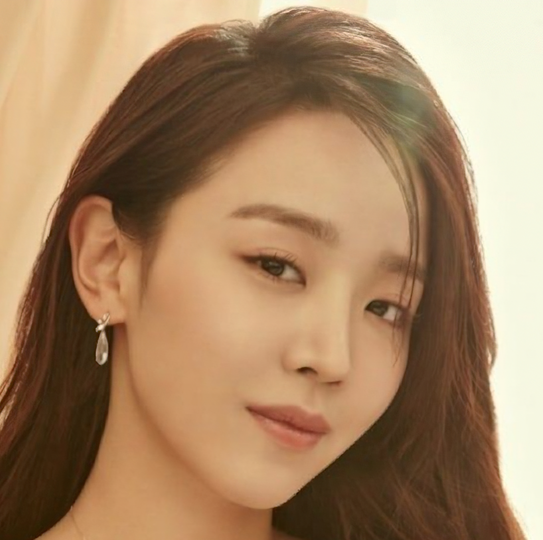
#> input picture misc/hyesun.png, 543 x 540 px
$ jupyter execute --allow-errors demo_2.ipynb
#> lines starting #> are read from the running program, lines starting #| are printed output that depends on the picture
### src/core/utils/utils.py
# Write Python code here
# import the necessary packages
import cv2
import numpy as np

from PIL import Image


"""-------------------------------------------------------------------------------
Helper Classes
-------------------------------------------------------------------------------"""

class MouseSelector():
    """
    Helper class that takes an image and spits back out a set of bounding box coordinates
    as drawn by the user with a mouse.
    """
    # [60 lines left out: functions __init__, _shape_selection, select, not called in this run]


"""-------------------------------------------------------------------------------
Helper Functions
-------------------------------------------------------------------------------"""

def pil_to_cv2(img):
    """
    Converts PIL image to cv2 image
    """

    img_ = np.array(img)
    img_ = img_[:,:,::-1]

    return img_


# [9 lines left out: function cv2_to_pil, not called in this run]

### src/core/facetrack.py
### Import modules
from .base import BaseClass
from .base_libs.BlazeFace.blazeface import BlazeFace

import numpy as np
import os, json, cv2, torch
import matplotlib.pyplot as plt
import matplotlib.patches as patches


class FaceTracker(BaseClass):


    def __init__(self, name='BlazeFace', device="cpu"):
        super().__init__(name)

        #Check for weight files first
        self.weight1 = "src/core/base_libs/BlazeFace/blazeface.pth"
        self.weight2 = "FDK/src/core/base_libs/BlazeFace/blazeface.pth"
        self.weight = self.weight1 if os.path.isfile(self.weight1) else self.weight2
        self.anchor = self.weight.split("/")[:-1]
        self.anchor.append("anchors.npy")
        self.anchor = '/'.join(self.anchor)

        if not os.path.isfile(self.weight):
            raise Exception("Warning! Missing weight file for model. Download it at https://drive.google.com/drive/folders/1HzUseRlhoYluTOEnS3oRpoFJ_gxXeubV?usp=sharing")

        #Init name and metadata
        self.name = name
        # self.device = 'gpu' if torch.cuda.is_available() else 'cpu'
        self.device = device.lower()

        #Create net
        self.predictor = BlazeFace().to(self.device)
        self.predictor.load_weights(self.weight)
        self.predictor.load_anchors(self.anchor)

        #Optionally change the thresholds:
        self.predictor.min_score_thresh = 0.75
        self.predictor.min_suppression_threshold = 0.3

        #Temp message
        print("Works only on image size of 128x128. For larger images, perform rescaling input and output.")


    # [69 lines left out: functions predict, visualize, not called in this run]


### demo_2.ipynb
## Hello!
Welcome to Demo-2, the following notebook will be showing you what you can do with 1stDayKit's multifarious ML-vision tools! Specifically, we will be looking at the following 1stDayKit submodules:
* FaceTracker (based on BlazeFace)
* ObjectTracker (based on DaSiamRPN)

Have fun!

________________

### 0. Importing Packages & Dependencies

[cell 1]
#Import libs
from src.core.facetrack import FaceTracker
from src.core.utils import utils

from PIL import Image

import os
import matplotlib.pyplot as plt
import numpy

### 1. Looking at Some Pretty Faces

#> (a cell that did not finish here is left out)

[cell 3]
#Single Example
# .resize((128,128))
img1 = Image.open("misc/hyesun.png").resize((128,128))
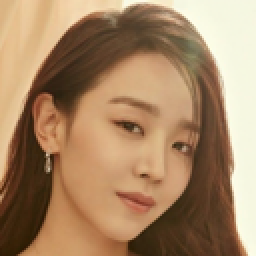
#> img1: PIL image 128x128 RGB (shown 2 times larger); mean R, G, B 166.1, 133.1, 100.6
img2 = Image.open("misc/bts.jpg")
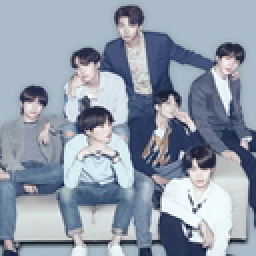
#> input picture misc/bts.jpg, 128 x 128 px (shown 2 times larger)
#> img2 is the input picture: PIL image 128x128 RGB; mean R, G, B 145.8, 156.4, 171.6

[cell 4]
#Cast pil to cv2
img_cv1 = utils.pil_to_cv2(img1)
img_cv2 = utils.pil_to_cv2(img2)

[cell 5]
img_cv1.shape
#> Out = (128, 128, 3)

#> (a cell that did not finish here is left out)

#> (a cell that did not finish here is left out)

-------------------------

### Thank You!
